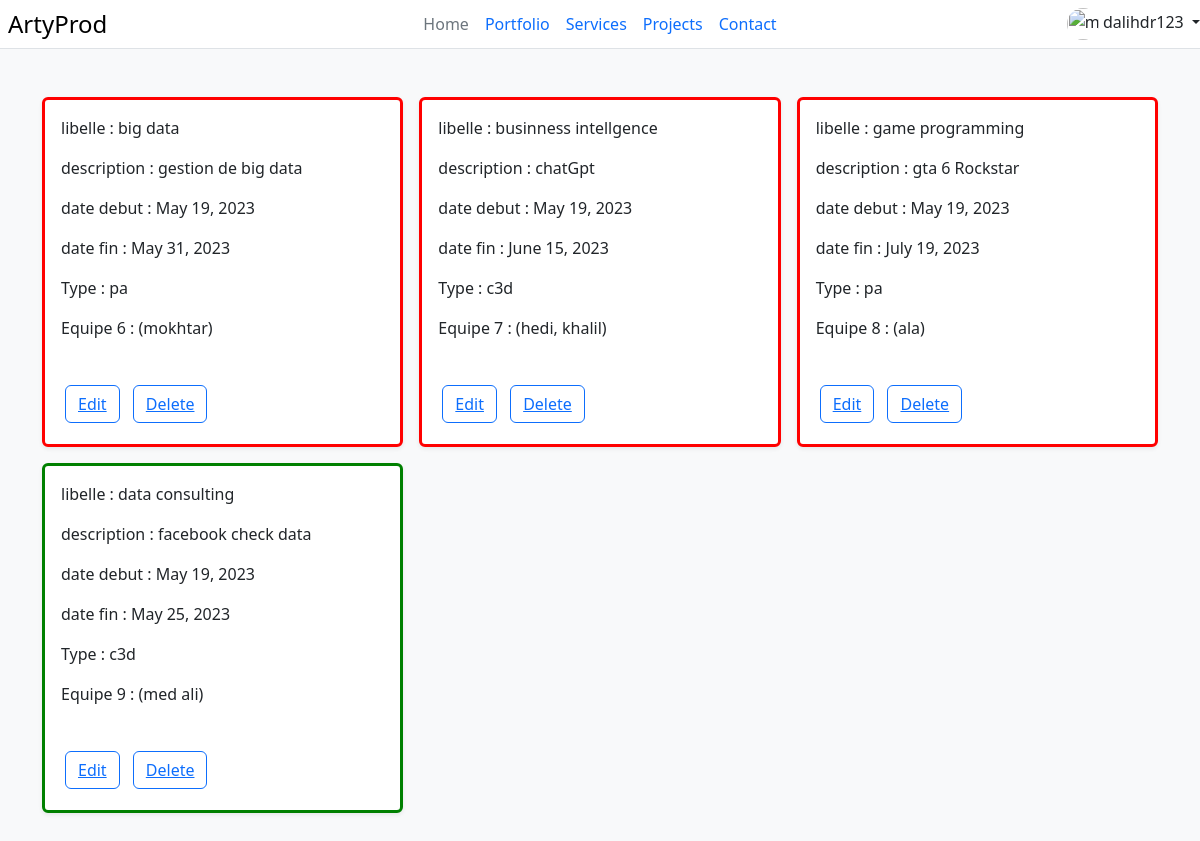
The app's page /ArtyProd/projetlist/ (signed in) with its own data.
### ArtyProd/models.py (models this page shows, shortened)
class CustomUser(AbstractUser):
    USER_TYPE_CHOICES = [
        ('personnel', 'Personnel'),
        ('client', 'Client'),
    ]
    user_type = models.CharField(
        max_length=20,
        choices=USER_TYPE_CHOICES,
        default='client',
    )
    groups = models.ManyToManyField(
        'auth.Group',
        related_name='custom_users',
        blank=True,
        help_text='The groups this user belongs to. A user will get all permissions granted to each of their groups.',
        verbose_name='groups',
    )
    user_permissions = models.ManyToManyField(
        'auth.Permission',
        related_name='custom_users',
        blank=True,
        help_text='Specific permissions for this user.',
        verbose_name='user permissions',
    )

class Projet(models.Model):
    status = models.BooleanField(default=False)
    libelle=models.CharField(max_length=255)
    description=models.CharField(max_length=255)
    date_debut=models.DateField()
    date_fin=models.DateField()
    acheve=models.BooleanField(default=False)
    services=models.ForeignKey(Service,on_delete=models.CASCADE)
    equipe=models.OneToOneField(Equipe,on_delete=models.CASCADE,default=None)
    avisp=models.DecimalField(default=0,decimal_places=0,max_digits=999)
    avisn=models.DecimalField(default=0,decimal_places=0,max_digits=999)

class Service(models.Model):
    types=[
        ('dg','Design Graphique'),
        ('pa','Production Audiovisuelle'),
        ('c3d','Conception 3D')
    ]
    description=models.CharField(max_length=255)
    type=models.CharField(max_length=255,choices=types,default='dg')
    details=models.ForeignKey(Detail,on_delete=models.CASCADE)
    def __str__(self):
        return "\nType : "+self.type+"\n"

class Equipe(models.Model):
    personnels=models.ManyToManyField(Personnel)
    def __str__(self):
        personnel_list = ", ".join(personnel.nom for personnel in self.personnels.all())
        i=self.id
        return f"Equipe {i} : ({personnel_list})"

class Personnel(models.Model):
    user = models.OneToOneField(CustomUser, on_delete=models.CASCADE,default=None)
    nom=models.CharField(max_length=255)
    fichier_CV=models.FileField(upload_to='uploads/',max_length=255,default=None)
    fichier_photo=models.ImageField(upload_to='media/',max_length=255,default=None)
    lien_linkedln=models.CharField(max_length=255,default="")

### ArtyProd/views.py (the view)
# urls.py: path('projetlist/',views.ProjetList,name='pjlist'),
def ProjetList(request):
    list=Projet.objects.filter(status=True)
    return render( request,'ArtyProd/projetlist.html',{'list':list})

### ArtyProd/templates/ArtyProd/projetlist.html (shortened to what this page needs)
{% extends 'acceuil.html' %}
{% block content %}
{% load bootstrap5 %}
{% bootstrap_css %}
{% load static %}
<form method='POST' class="post-form">
<div class="album py-5 bg-light">
  <div class="container">
    <div class="row row-cols-1 row-cols-sm-2 row-cols-md-3 g-3">
      {% for pr in list %}
      {% if pr.acheve  %}
      <div class="col" >
        <div class="card shadow-sm" style="border: 3px solid green;">
          <div class="card-body" >
               <p>libelle : {{pr.libelle}} </p>
               <p>description : {{pr.description}} </p>
               <p>date debut : {{pr.date_debut}} </p>
               <p>date fin : {{pr.date_fin}} </p>
               <p>{{pr.services}} </p>
               <p>{{pr.equipe}} </p>
              {% if request.user.user_type != 'client' %}
               <button class="btn btn-outline-primary ms-1" style="margin: 5px;"><a href="{% url 'projet-edit' pr.id %}">Edit</a>   </button>
               <button class="btn btn-outline-primary ms-1" style="margin: 5px;"><a href="{% url 'delete-projet' pr.pk %}">Delete</a>   </button>
               {% endif %}
          </div>
        </div>
      </div>
      {% else %}
      {% if request.user.user_type != 'client' %}
      <div class="col" >
        <div class="card shadow-sm" style="border: 3px solid red;">
          <div class="card-body">
               <p>libelle : {{pr.libelle}} </p>
               <p>description : {{pr.description}} </p>
               <p>date debut : {{pr.date_debut}} </p>
               <p>date fin : {{pr.date_fin}} </p>
               <p>{{pr.services}} </p>
               <p>{{pr.equipe}} </p>
               <button class="btn btn-outline-primary ms-1" style="margin: 5px;"><a href="{% url 'projet-edit' pr.id %}">Edit</a>   </button>
               <button class="btn btn-outline-primary ms-1" style="margin: 5px;"><a href="{% url 'delete-projet' pr.pk %}">Delete</a>   </button>
          </div>
        </div>
      </div>
      {% endif %}
      {% endif %}
      {% endfor %}
    </div>
  </div>
</div>
{% endblock %}

### ArtyProd/templates/acceuil.html (shortened to what this page needs)
{% load bootstrap5 %}
{% bootstrap_css %}
{% load bootstrap_icons %}
<header class="d-flex flex-wrap align-items-center justify-content-center justify-content-md-between py-1 mb-6 border-bottom" style="background-color: white;">
  <div class="col-md-1 mb-2 mb-md-0">
    <a href="{% url 'home' %}" class="d-flex align-items-center mb-3 mb-md-0 me-md-auto link-body-emphasis text-decoration-none">
        <span class="fs-4">ArtyProd</span>
      </a>
  </div>
  <ul class="nav col-12 col-md-auto mb-2 justify-content-center mb-md-0">
    <li><a href="{% url 'home' %}" class="nav-link px-2 link-secondary" >Home</a></li>
    <li><a href="#Test" class="nav-link px-2">Portfolio</a></li>
    <li><a href="#Service" class="nav-link px-2">Services</a></li>
    <li><a href="#Project" class="nav-link px-2">Projects</a></li>
    <li><a href="#footer" class="nav-link px-2">Contact</a></li>
  </ul>
  <div class="col-md-1 text-end" >
      {% if user.is_authenticated %}
      <div class="flex-shrink-0 dropdown" style="margin-left: -100px;">
        <a href="#" class="d-block link-dark text-decoration-none dropdown-toggle" data-bs-toggle="dropdown" aria-expanded="false">
          <img src="https://github.com/mdo.png" alt="mdo" width="32" height="32" class="rounded-circle">
          {{user}}
        </a>
      </div>
      {% else %}
        <div class="d-flex align-items-center" style="margin-left: -100px;">
            <a class="nav-link" href="{% url 'login' %}">Connexion</a>
            <a class="nav-link" href="{% url 'register' %}">Inscription</a>
        </div>
        {% endif %}
  </div>
</header>
{% block content %}
{% endblock %}

### records on screen
CustomUser: username "dalihdr123"
Projet: libelle "big data", description "gestion de big data", date_debut "May 19, 2023", date_fin "May 31, 2023", services "Type : pa", equipe "Equipe 6 : (mokhtar)"
Projet: libelle "businness intellgence", description "chatGpt", date_debut "May 19, 2023", date_fin "June 15, 2023", services "Type : c3d", equipe "Equipe 7 : (hedi, khalil)"
Projet: libelle "game programming", description "gta 6 Rockstar", date_debut "May 19, 2023", date_fin "July 19, 2023", services "Type : pa", equipe "Equipe 8 : (ala)"
Projet: libelle "data consulting", description "facebook check data", date_debut "May 19, 2023", date_fin "May 25, 2023", services "Type : c3d", equipe "Equipe 9 : (med ali)", shows "Edit"
